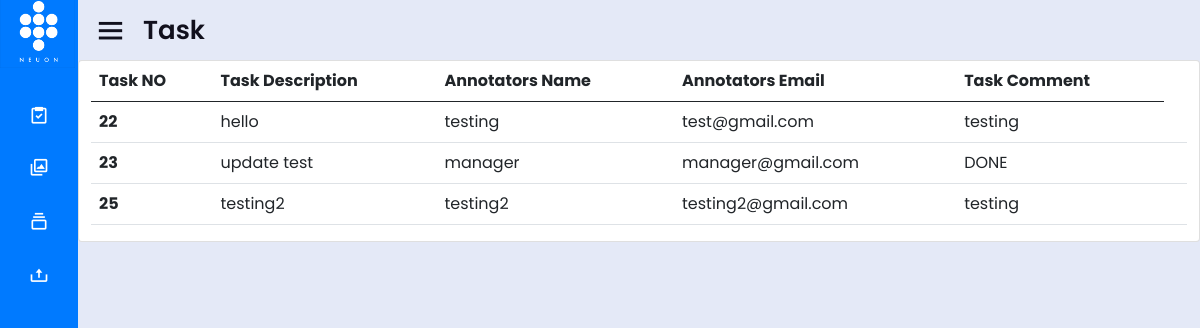
The app's page /final/Manager_Task.php (signed in) with its own data.
### tables this page shows
CREATE TABLE `crud` (
  `id` int(11) NOT NULL,
  `taskdescription` varchar(2000) NOT NULL,
  `name` varchar(100) NOT NULL,
  `email` varchar(200) NOT NULL,
  `taskcomment` varchar(1000) NOT NULL
);

### final/Manager_Task.php (the view, shortened to what this page needs)
<?php
   include "db_conn.php";
   if (isset($_SESSION['username']) && isset($_SESSION['id'])) {   ?>
<!DOCTYPE html>
<html lang="en" dir="ltr">
  <head>
    <link rel="stylesheet" href="css/style.css">
    <link href="https://cdn.jsdelivr.net/npm/bootstrap@5.0.0-beta1/dist/css/bootstrap.min.css" rel="stylesheet">
    <link href='https://unpkg.com/boxicons@2.0.7/css/boxicons.min.css' rel='stylesheet'>
   </head>
<body>
<div class="sidebar close">
    <div class="logo-details">
    <a href="home.php">
				<img src="Images/NeuonAI_Logo.png" height="75px" width="75px">
			</a>
    </div>
    <ul class="nav-links">
    <li>
		<a href="Manager_Task.php">
			<i class='bx bx-task' ></i>
					</a>
				</li>
    <li>
      <li>
        <a href="Manager_AnnotateTool.php">
          <i class='bx bx-images'></i>
        </a>
      </li>
      <li>
        <div class="iocn-link">
          <a href="Manager_ManageTask.php">
            <i class='bx bx-collection' ></i>
          </a>
        </div>
      </li>
      <li>
				<div class="iocn-link">
					<a href="../final/manager_upload/Manager_UploadTask.php">
						<i class='bx bx-upload'></i>
						</a>
					</div>
				</li>
</ul>
  </div>
  <section class="home-section">
    			<div class="home-content">
      				<i class='bx bx-menu' ></i>
      				<span class="text">Task</span>
    			</div>
    			<div class=home-body>
        			<div class="wrap">
          				<div class="card">
						  <div class = "container">
							<table class="table">
								<thead>
									<tr>
										<th scope="col">Task NO</th>
										<th scope="col">Task Description</th>
										<th scope="col">Annotators Name</th>
										<th scope="col">Annotators Email</th>
										<th scope="col">Task Comment</th>
									</tr>
								</thead>
								<tbody>
									<?php
									$sql="Select * from `crud`";
									$result=mysqli_query($conn,$sql);
									if($result){
									while($row=mysqli_fetch_assoc($result)){
										$id=$row['id'];
										$taskdescription=$row['taskdescription'];
										$name=$row['name'];
										$email=$row['email'];
										$taskcomment=$row['taskcomment'];
										echo ' <tr>
										<th scope="row">'.$id.'</th>
										<td>'.$taskdescription.'</td>
										<td>'.$name.'</td>
										<td>'.$email.'</td>
										<td>'.$taskcomment.'</td>
										<td>
									</td>
									</tr>';
									}
									}
									?>
								</tbody>
							</table>
						</div>
        			</div>
    			</div>
  			</section>
</body>
</html>
<?php }else{
	header("Location: index.php");
} ?>

### final/css/style.css (style rules this page uses)
* { margin: 0; padding: 0; box-sizing: border-box; font-family: 'Poppins', sans-serif; }
.sidebar { position: fixed; top: 0; left: 0; height: 100%; width: 260px; background: #007aff; z-index: 100; transition: all 0.5s ease; }
.sidebar.close { width: 78px; }
.sidebar .logo-details { height: 60px; width: 100%; display: flex; align-items: center; }
.sidebar .nav-links { height: 100%; padding: 30px 0 150px 0; overflow: auto; }
.sidebar.close .nav-links { overflow: visible; }
.sidebar .nav-links li { position: relative; list-style: none; transition: all 0.4s ease; }
.sidebar .nav-links li .iocn-link { display: flex; align-items: center; justify-content: space-between; }
.sidebar.close .nav-links li .iocn-link { display: block }
.sidebar .nav-links li i { height: 50px; min-width: 78px; text-align: center; line-height: 50px; color: #fff; font-size: 20px; cursor: pointer; transition: all 0.3s ease; }
.sidebar .nav-links li a { display: flex; align-items: center; text-decoration: none; }
.home-section { position: relative; background: #E4E9F7; min-height: 100vh; left: 260px; min-width: calc(100% - 260px); transition: all 0.5s ease; overflow-x: scroll; margin:0; padding:0; }
.sidebar.close ~ .home-section { left: 78px; width: calc(100% - 78px); }
.home-section .home-content { height: 60px; display: flex; align-items: center; }
.home-section .home-content .bx-menu, .home-section .home-content .text { color: #11101d; font-size: 35px; }
.home-section .home-content .bx-menu { margin: 0 15px; cursor: pointer; }
.home-section .home-content .text { font-size: 26px; font-weight: 600; }

### records on screen
crud: id "22", taskdescription "hello", name "testing", email "test@gmail.com", taskcomment "testing"
crud: id "23", taskdescription "update test", name "manager", email "manager@gmail.com", taskcomment "DONE"
crud: id "25", taskdescription "testing2", name "testing2", email "testing2@gmail.com", taskcomment "testing"
